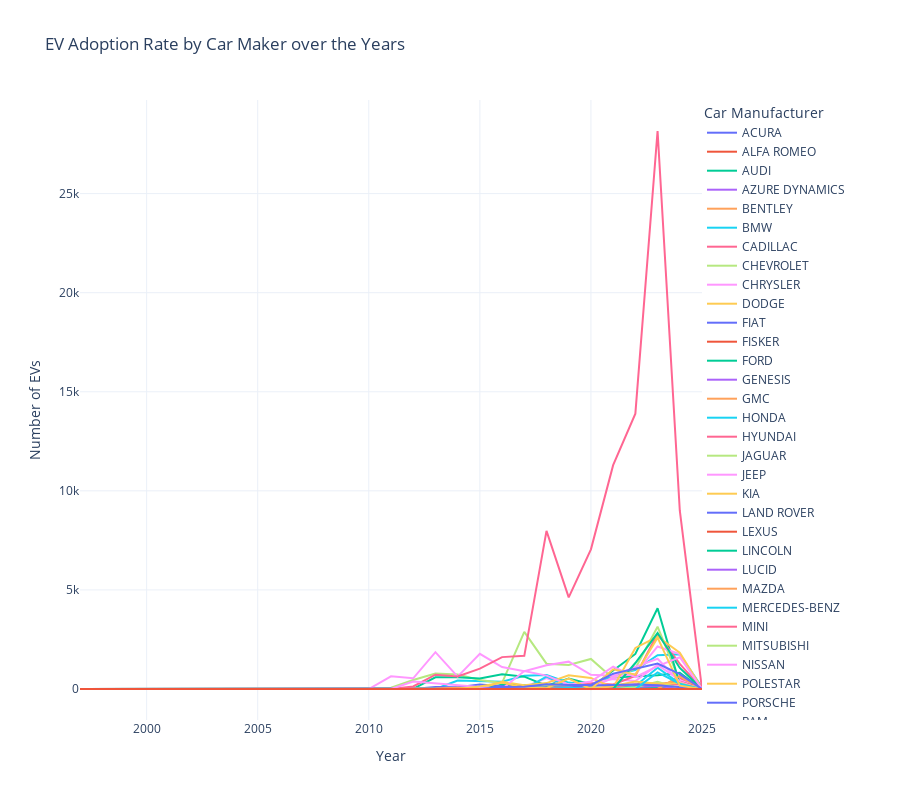

The code cell stored with this chart in its notebook:
### Code cell
# Assuming population_data is already defined and contains the necessary data
adoption_rate_by_year = population_data.groupby(['Model Year', 'Make']).size().unstack().fillna(0)

# Reset index for better plotting
adoption_rate_by_year = adoption_rate_by_year.reset_index()

# Melt the DataFrame for Plotly compatibility
adoption_rate_melted = adoption_rate_by_year.melt(id_vars='Model Year', var_name='Make', value_name='Number of EVs')

# Create the line plot
fig = px.line(adoption_rate_melted, 
              x='Model Year', 
              y='Number of EVs', 
              color='Make', 
              title='EV Adoption Rate by Car Maker over the Years',
              labels={'Model Year': 'Year', 'Number of EVs': 'Number of EVs'},
              template='plotly_white')

# Update layout
fig.update_layout(
    legend_title_text='Car Manufacturer',
    legend=dict(x=1, y=1, traceorder='normal', orientation='v'),
    width=900,
    height=800
)

# Show the plot
fig.show()

### Figure 1 — Plotly figure (JSON) as saved in the notebook; plotly's stock layout.template omitted (floating-point values rounded to 4 significant figures)
{"data": [{"hovertemplate": "Make=ACURA<br>Year=%{x}<br>Number of EVs=%{y}<extra></extra>", "legendgroup": "ACURA", "line": {"color": "#636efa", "dash": "solid"}, "marker": {"symbol": "circle"}, "mode": "lines", "name": "ACURA", "orientation": "v", "showlegend": true, "type": "scatter", "x": [1997, 1999, 2000, 2002, 2003, 2008, 2010, 2011, 2012, 2013, 2014, 2015, 2016, 2017, 2018, 2019, 2020, 2021, 2022, 2023, 2024, 2025], "xaxis": "x", "y": [0, 0, 0, 0, 0, 0, 0, 0, 0, 0, 0, 0, 0, 0, 0, 0, 0, 0, 0, 0, 15, 0], "yaxis": "y"}, {"hovertemplate": "Make=ALFA ROMEO<br>Year=%{x}<br>Number of EVs=%{y}<extra></extra>", "legendgroup": "ALFA ROMEO", "line": {"color": "#EF553B", "dash": "solid"}, "marker": {"symbol": "circle"}, "mode": "lines", "name": "ALFA ROMEO", "orientation": "v", "showlegend": true, "type": "scatter", "x": [1997, 1999, 2000, 2002, 2003, 2008, 2010, 2011, 2012, 2013, 2014, 2015, 2016, 2017, 2018, 2019, 2020, 2021, 2022, 2023, 2024, 2025], "xaxis": "x", "y": [0, 0, 0, 0, 0, 0, 0, 0, 0, 0, 0, 0, 0, 0, 0, 0, 0, 0, 0, 0, 64, 0], "yaxis": "y"}, {"hovertemplate": "Make=AUDI<br>Year=%{x}<br>Number of EVs=%{y}<extra></extra>", "legendgroup": "AUDI", "line": {"color": "#00cc96", "dash": "solid"}, "marker": {"symbol": "circle"}, "mode": "lines", "name": "AUDI", "orientation": "v", "showlegend": true, "type": "scatter", "x": [1997, 1999, 2000, 2002, 2003, 2008, 2010, 2011, 2012, 2013, 2014, 2015, 2016, 2017, 2018, 2019, 2020, 2021, 2022, 2023, 2024, 2025], "xaxis": "x", "y": [0, 0, 0, 0, 0, 0, 0, 0, 0, 0, 0, 0, 211, 189, 163, 534, 244, 576, 638, 693, 817, 0], "yaxis": "y"}, {"hovertemplate": "Make=AZURE DYNAMICS<br>Year=%{x}<br>Number of EVs=%{y}<extra></extra>", "legendgroup": "AZURE DYNAMICS", "line": {"color": "#ab63fa", "dash": "solid"}, "marker": {"symbol": "circle"}, "mode": "lines", "name": "AZURE DYNAMICS", "orientation": "v", "showlegend": true, "type": "scatter", "x": [1997, 1999, 2000, 2002, 2003, 2008, 2010, 2011, 2012, 2013, 2014, 2015, 2016, 2017, 2018, 2019, 2020, 2021, 2022, 2023, 2024, 2025], "xaxis": "x", "y": [0, 0, 0, 0, 0, 0, 0, 4, 1, 0, 0, 0, 0, 0, 0, 0, 0, 0, 0, 0, 0, 0], "yaxis": "y"}, {"hovertemplate": "Make=BENTLEY<br>Year=%{x}<br>Number of EVs=%{y}<extra></extra>", "legendgroup": "BENTLEY", "line": {"color": "#FFA15A", "dash": "solid"}, "marker": {"symbol": "circle"}, "mode": "lines", "name": "BENTLEY", "orientation": "v", "showlegend": true, "type": "scatter", "x": [1997, 1999, 2000, 2002, 2003, 2008, 2010, 2011, 2012, 2013, 2014, 2015, 2016, 2017, 2018, 2019, 2020, 2021, 2022, 2023, 2024, 2025], "xaxis": "x", "y": [0, 0, 0, 0, 0, 0, 0, 0, 0, 0, 0, 0, 0, 0, 0, 0, 0, 1, 2, 1, 1, 0], "yaxis": "y"}, {"hovertemplate": "Make=BMW<br>Year=%{x}<br>Number of EVs=%{y}<extra></extra>", "legendgroup": "BMW", "line": {"color": "#19d3f3", "dash": "solid"}, "marker": {"symbol": "circle"}, "mode": "lines", "name": "BMW", "orientation": "v", "showlegend": true, "type": "scatter", "x": [1997, 1999, 2000, 2002, 2003, 2008, 2010, 2011, 2012, 2013, 2014, 2015, 2016, 2017, 2018, 2019, 2020, 2021, 2022, 2023, 2024, 2025], "xaxis": "x", "y": [0, 0, 0, 0, 0, 0, 0, 0, 0, 0, 426, 393, 369, 672, 702, 324, 203, 695, 954, 1704, 1757, 82], "yaxis": "y"}, {"hovertemplate": "Make=CADILLAC<br>Year=%{x}<br>Number of EVs=%{y}<extra></extra>", "legendgroup": "CADILLAC", "line": {"color": "#FF6692", "dash": "solid"}, "marker": {"symbol": "circle"}, "mode": "lines", "name": "CADILLAC", "orientation": "v", "showlegend": true, "type": "scatter", "x": [1997, 1999, 2000, 2002, 2003, 2008, 2010, 2011, 2012, 2013, 2014, 2015, 2016, 2017, 2018, 2019, 2020, 2021, 2022, 2023, 2024, 2025], "xaxis": "x", "y": [0, 0, 0, 0, 0, 0, 0, 0, 0, 0, 57, 0, 17, 2, 10, 0, 0, 0, 0, 58, 546, 0], "yaxis": "y"}, {"hovertemplate": "Make=CHEVROLET<br>Year=%{x}<br>Number of EVs=%{y}<extra></extra>", "legendgroup": "CHEVROLET", "line": {"color": "#B6E880", "dash": "solid"}, "marker": {"symbol": "circle"}, "mode": "lines", "name": "CHEVROLET", "orientation": "v", "showlegend": true, "type": "scatter", "x": [1997, 1999, 2000, 2002, 2003, 2008, 2010, 2011, 2012, 2013, 2014, 2015, 2016, 2017, 2018, 2019, 2020, 2021, 2022, 2023, 2024, 2025], "xaxis": "x", "y": [1, 0, 0, 0, 0, 0, 0, 67, 456, 782, 733, 451, 305, 2885, 1278, 1214, 1517, 532, 1035, 3146, 379, 0], "yaxis": "y"}, {"hovertemplate": "Make=CHRYSLER<br>Year=%{x}<br>Number of EVs=%{y}<extra></extra>", "legendgroup": "CHRYSLER", "line": {"color": "#FF97FF", "dash": "solid"}, "marker": {"symbol": "circle"}, "mode": "lines", "name": "CHRYSLER", "orientation": "v", "showlegend": true, "type": "scatter", "x": [1997, 1999, 2000, 2002, 2003, 2008, 2010, 2011, 2012, 2013, 2014, 2015, 2016, 2017, 2018, 2019, 2020, 2021, 2022, 2023, 2024, 2025], "xaxis": "x", "y": [0, 0, 0, 0, 0, 0, 0, 0, 0, 0, 0, 0, 0, 92, 552, 113, 279, 498, 399, 1215, 449, 0], "yaxis": "y"}, {"hovertemplate": "Make=DODGE<br>Year=%{x}<br>Number of EVs=%{y}<extra></extra>", "legendgroup": "DODGE", "line": {"color": "#FECB52", "dash": "solid"}, "marker": {"symbol": "circle"}, "mode": "lines", "name": "DODGE", "orientation": "v", "showlegend": true, "type": "scatter", "x": [1997, 1999, 2000, 2002, 2003, 2008, 2010, 2011, 2012, 2013, 2014, 2015, 2016, 2017, 2018, 2019, 2020, 2021, 2022, 2023, 2024, 2025], "xaxis": "x", "y": [0, 0, 0, 0, 0, 0, 0, 0, 0, 0, 0, 0, 0, 0, 0, 0, 0, 0, 0, 0, 647, 0], "yaxis": "y"}, {"hovertemplate": "Make=FIAT<br>Year=%{x}<br>Number of EVs=%{y}<extra></extra>", "legendgroup": "FIAT", "line": {"color": "#636efa", "dash": "solid"}, "marker": {"symbol": "circle"}, "mode": "lines", "name": "FIAT", "orientation": "v", "showlegend": true, "type": "scatter", "x": [1997, 1999, 2000, 2002, 2003, 2008, 2010, 2011, 2012, 2013, 2014, 2015, 2016, 2017, 2018, 2019, 2020, 2021, 2022, 2023, 2024, 2025], "xaxis": "x", "y": [0, 0, 0, 0, 0, 0, 0, 0, 0, 101, 92, 229, 142, 153, 55, 15, 0, 0, 0, 0, 9, 0], "yaxis": "y"}, {"hovertemplate": "Make=FISKER<br>Year=%{x}<br>Number of EVs=%{y}<extra></extra>", "legendgroup": "FISKER", "line": {"color": "#EF553B", "dash": "solid"}, "marker": {"symbol": "circle"}, "mode": "lines", "name": "FISKER", "orientation": "v", "showlegend": true, "type": "scatter", "x": [1997, 1999, 2000, 2002, 2003, 2008, 2010, 2011, 2012, 2013, 2014, 2015, 2016, 2017, 2018, 2019, 2020, 2021, 2022, 2023, 2024, 2025], "xaxis": "x", "y": [0, 0, 0, 0, 0, 0, 0, 0, 11, 0, 0, 0, 0, 0, 0, 0, 0, 0, 0, 173, 0, 0], "yaxis": "y"}, {"hovertemplate": "Make=FORD<br>Year=%{x}<br>Number of EVs=%{y}<extra></extra>", "legendgroup": "FORD", "line": {"color": "#00cc96", "dash": "solid"}, "marker": {"symbol": "circle"}, "mode": "lines", "name": "FORD", "orientation": "v", "showlegend": true, "type": "scatter", "x": [1997, 1999, 2000, 2002, 2003, 2008, 2010, 2011, 2012, 2013, 2014, 2015, 2016, 2017, 2018, 2019, 2020, 2021, 2022, 2023, 2024, 2025], "xaxis": "x", "y": [0, 5, 7, 0, 0, 0, 0, 0, 10, 592, 596, 534, 745, 622, 169, 152, 76, 933, 1770, 4075, 232, 0], "yaxis": "y"}, {"hovertemplate": "Make=GENESIS<br>Year=%{x}<br>Number of EVs=%{y}<extra></extra>", "legendgroup": "GENESIS", "line": {"color": "#ab63fa", "dash": "solid"}, "marker": {"symbol": "circle"}, "mode": "lines", "name": "GENESIS", "orientation": "v", "showlegend": true, "type": "scatter", "x": [1997, 1999, 2000, 2002, 2003, 2008, 2010, 2011, 2012, 2013, 2014, 2015, 2016, 2017, 2018, 2019, 2020, 2021, 2022, 2023, 2024, 2025], "xaxis": "x", "y": [0, 0, 0, 0, 0, 0, 0, 0, 0, 0, 0, 0, 0, 0, 0, 0, 0, 0, 0, 168, 74, 0], "yaxis": "y"}, {"hovertemplate": "Make=GMC<br>Year=%{x}<br>Number of EVs=%{y}<extra></extra>", "legendgroup": "GMC", "line": {"color": "#FFA15A", "dash": "solid"}, "marker": {"symbol": "circle"}, "mode": "lines", "name": "GMC", "orientation": "v", "showlegend": true, "type": "scatter", "x": [1997, 1999, 2000, 2002, 2003, 2008, 2010, 2011, 2012, 2013, 2014, 2015, 2016, 2017, 2018, 2019, 2020, 2021, 2022, 2023, 2024, 2025], "xaxis": "x", "y": [0, 0, 0, 0, 0, 0, 0, 0, 0, 0, 0, 0, 0, 0, 0, 0, 0, 0, 0, 0, 25, 0], "yaxis": "y"}, {"hovertemplate": "Make=HONDA<br>Year=%{x}<br>Number of EVs=%{y}<extra></extra>", "legendgroup": "HONDA", "line": {"color": "#19d3f3", "dash": "solid"}, "marker": {"symbol": "circle"}, "mode": "lines", "name": "HONDA", "orientation": "v", "showlegend": true, "type": "scatter", "x": [1997, 1999, 2000, 2002, 2003, 2008, 2010, 2011, 2012, 2013, 2014, 2015, 2016, 2017, 2018, 2019, 2020, 2021, 2022, 2023, 2024, 2025], "xaxis": "x", "y": [0, 0, 0, 0, 0, 0, 0, 0, 0, 5, 11, 0, 0, 0, 620, 104, 92, 26, 0, 0, 71, 0], "yaxis": "y"}, {"hovertemplate": "Make=HYUNDAI<br>Year=%{x}<br>Number of EVs=%{y}<extra></extra>", "legendgroup": "HYUNDAI", "line": {"color": "#FF6692", "dash": "solid"}, "marker": {"symbol": "circle"}, "mode": "lines", "name": "HYUNDAI", "orientation": "v", "showlegend": true, "type": "scatter", "x": [1997, 1999, 2000, 2002, 2003, 2008, 2010, 2011, 2012, 2013, 2014, 2015, 2016, 2017, 2018, 2019, 2020, 2021, 2022, 2023, 2024, 2025], "xaxis": "x", "y": [0, 0, 0, 0, 0, 0, 0, 0, 0, 0, 0, 0, 43, 44, 20, 138, 285, 225, 660, 2777, 1266, 11], "yaxis": "y"}, {"hovertemplate": "Make=JAGUAR<br>Year=%{x}<br>Number of EVs=%{y}<extra></extra>", "legendgroup": "JAGUAR", "line": {"color": "#B6E880", "dash": "solid"}, "marker": {"symbol": "circle"}, "mode": "lines", "name": "JAGUAR", "orientation": "v", "showlegend": true, "type": "scatter", "x": [1997, 1999, 2000, 2002, 2003, 2008, 2010, 2011, 2012, 2013, 2014, 2015, 2016, 2017, 2018, 2019, 2020, 2021, 2022, 2023, 2024, 2025], "xaxis": "x", "y": [0, 0, 0, 0, 0, 0, 0, 0, 0, 0, 0, 0, 0, 0, 0, 118, 90, 0, 17, 6, 7, 0], "yaxis": "y"}, {"hovertemplate": "Make=JEEP<br>Year=%{x}<br>Number of EVs=%{y}<extra></extra>", "legendgroup": "JEEP", "line": {"color": "#FF97FF", "dash": "solid"}, "marker": {"symbol": "circle"}, "mode": "lines", "name": "JEEP", "orientation": "v", "showlegend": true, "type": "scatter", "x": [1997, 1999, 2000, 2002, 2003, 2008, 2010, 2011, 2012, 2013, 2014, 2015, 2016, 2017, 2018, 2019, 2020, 2021, 2022, 2023, 2024, 2025], "xaxis": "x", "y": [0, 0, 0, 0, 0, 0, 0, 0, 0, 0, 0, 0, 0, 0, 0, 0, 0, 603, 764, 2147, 1758, 0], "yaxis": "y"}, {"hovertemplate": "Make=KIA<br>Year=%{x}<br>Number of EVs=%{y}<extra></extra>", "legendgroup": "KIA", "line": {"color": "#FECB52", "dash": "solid"}, "marker": {"symbol": "circle"}, "mode": "lines", "name": "KIA", "orientation": "v", "showlegend": true, "type": "scatter", "x": [1997, 1999, 2000, 2002, 2003, 2008, 2010, 2011, 2012, 2013, 2014, 2015, 2016, 2017, 2018, 2019, 2020, 2021, 2022, 2023, 2024, 2025], "xaxis": "x", "y": [0, 0, 0, 0, 0, 0, 0, 0, 0, 0, 0, 20, 367, 195, 298, 688, 560, 63, 2073, 2647, 1830, 11], "yaxis": "y"}, {"hovertemplate": "Make=LAND ROVER<br>Year=%{x}<br>Number of EVs=%{y}<extra></extra>", "legendgroup": "LAND ROVER", "line": {"color": "#636efa", "dash": "solid"}, "marker": {"symbol": "circle"}, "mode": "lines", "name": "LAND ROVER", "orientation": "v", "showlegend": true, "type": "scatter", "x": [1997, 1999, 2000, 2002, 2003, 2008, 2010, 2011, 2012, 2013, 2014, 2015, 2016, 2017, 2018, 2019, 2020, 2021, 2022, 2023, 2024, 2025], "xaxis": "x", "y": [0, 0, 0, 0, 0, 0, 0, 0, 0, 0, 0, 0, 0, 0, 0, 0, 35, 9, 0, 7, 12, 0], "yaxis": "y"}, {"hovertemplate": "Make=LEXUS<br>Year=%{x}<br>Number of EVs=%{y}<extra></extra>", "legendgroup": "LEXUS", "line": {"color": "#EF553B", "dash": "solid"}, "marker": {"symbol": "circle"}, "mode": "lines", "name": "LEXUS", "orientation": "v", "showlegend": true, "type": "scatter", "x": [1997, 1999, 2000, 2002, 2003, 2008, 2010, 2011, 2012, 2013, 2014, 2015, 2016, 2017, 2018, 2019, 2020, 2021, 2022, 2023, 2024, 2025], "xaxis": "x", "y": [0, 0, 0, 0, 0, 0, 0, 0, 0, 0, 0, 0, 0, 0, 0, 0, 0, 0, 50, 237, 366, 45], "yaxis": "y"}, {"hovertemplate": "Make=LINCOLN<br>Year=%{x}<br>Number of EVs=%{y}<extra></extra>", "legendgroup": "LINCOLN", "line": {"color": "#00cc96", "dash": "solid"}, "marker": {"symbol": "circle"}, "mode": "lines", "name": "LINCOLN", "orientation": "v", "showlegend": true, "type": "scatter", "x": [1997, 1999, 2000, 2002, 2003, 2008, 2010, 2011, 2012, 2013, 2014, 2015, 2016, 2017, 2018, 2019, 2020, 2021, 2022, 2023, 2024, 2025], "xaxis": "x", "y": [0, 0, 0, 0, 0, 0, 0, 0, 0, 0, 0, 0, 0, 0, 0, 0, 43, 46, 115, 83, 10, 0], "yaxis": "y"}, {"hovertemplate": "Make=LUCID<br>Year=%{x}<br>Number of EVs=%{y}<extra></extra>", "legendgroup": "LUCID", "line": {"color": "#ab63fa", "dash": "solid"}, "marker": {"symbol": "circle"}, "mode": "lines", "name": "LUCID", "orientation": "v", "showlegend": true, "type": "scatter", "x": [1997, 1999, 2000, 2002, 2003, 2008, 2010, 2011, 2012, 2013, 2014, 2015, 2016, 2017, 2018, 2019, 2020, 2021, 2022, 2023, 2024, 2025], "xaxis": "x", "y": [0, 0, 0, 0, 0, 0, 0, 0, 0, 0, 0, 0, 0, 0, 0, 0, 0, 0, 103, 151, 23, 0], "yaxis": "y"}, {"hovertemplate": "Make=MAZDA<br>Year=%{x}<br>Number of EVs=%{y}<extra></extra>", "legendgroup": "MAZDA", "line": {"color": "#FFA15A", "dash": "solid"}, "marker": {"symbol": "circle"}, "mode": "lines", "name": "MAZDA", "orientation": "v", "showlegend": true, "type": "scatter", "x": [1997, 1999, 2000, 2002, 2003, 2008, 2010, 2011, 2012, 2013, 2014, 2015, 2016, 2017, 2018, 2019, 2020, 2021, 2022, 2023, 2024, 2025], "xaxis": "x", "y": [0, 0, 0, 0, 0, 0, 0, 0, 0, 0, 0, 0, 0, 0, 0, 0, 0, 0, 5, 2, 645, 17], "yaxis": "y"}, {"hovertemplate": "Make=MERCEDES-BENZ<br>Year=%{x}<br>Number of EVs=%{y}<extra></extra>", "legendgroup": "MERCEDES-BENZ", "line": {"color": "#19d3f3", "dash": "solid"}, "marker": {"symbol": "circle"}, "mode": "lines", "name": "MERCEDES-BENZ", "orientation": "v", "showlegend": true, "type": "scatter", "x": [1997, 1999, 2000, 2002, 2003, 2008, 2010, 2011, 2012, 2013, 2014, 2015, 2016, 2017, 2018, 2019, 2020, 2021, 2022, 2023, 2024, 2025], "xaxis": "x", "y": [0, 0, 0, 0, 0, 0, 0, 0, 0, 0, 27, 24, 38, 46, 53, 148, 37, 0, 156, 1076, 273, 0], "yaxis": "y"}, {"hovertemplate": "Make=MINI<br>Year=%{x}<br>Number of EVs=%{y}<extra></extra>", "legendgroup": "MINI", "line": {"color": "#FF6692", "dash": "solid"}, "marker": {"symbol": "circle"}, "mode": "lines", "name": "MINI", "orientation": "v", "showlegend": true, "type": "scatter", "x": [1997, 1999, 2000, 2002, 2003, 2008, 2010, 2011, 2012, 2013, 2014, 2015, 2016, 2017, 2018, 2019, 2020, 2021, 2022, 2023, 2024, 2025], "xaxis": "x", "y": [0, 0, 0, 0, 0, 0, 0, 0, 0, 0, 0, 0, 0, 0, 54, 103, 17, 137, 243, 233, 224, 0], "yaxis": "y"}, {"hovertemplate": "Make=MITSUBISHI<br>Year=%{x}<br>Number of EVs=%{y}<extra></extra>", "legendgroup": "MITSUBISHI", "line": {"color": "#B6E880", "dash": "solid"}, "marker": {"symbol": "circle"}, "mode": "lines", "name": "MITSUBISHI", "orientation": "v", "showlegend": true, "type": "scatter", "x": [1997, 1999, 2000, 2002, 2003, 2008, 2010, 2011, 2012, 2013, 2014, 2015, 2016, 2017, 2018, 2019, 2020, 2021, 2022, 2023, 2024, 2025], "xaxis": "x", "y": [0, 0, 0, 0, 0, 0, 0, 0, 41, 0, 8, 0, 9, 1, 184, 168, 96, 6, 92, 366, 35, 0], "yaxis": "y"}, {"hovertemplate": "Make=NISSAN<br>Year=%{x}<br>Number of EVs=%{y}<extra></extra>", "legendgroup": "NISSAN", "line": {"color": "#FF97FF", "dash": "solid"}, "marker": {"symbol": "circle"}, "mode": "lines", "name": "NISSAN", "orientation": "v", "showlegend": true, "type": "scatter", "x": [1997, 1999, 2000, 2002, 2003, 2008, 2010, 2011, 2012, 2013, 2014, 2015, 2016, 2017, 2018, 2019, 2020, 2021, 2022, 2023, 2024, 2025], "xaxis": "x", "y": [0, 0, 0, 0, 0, 0, 0, 638, 541, 1857, 626, 1776, 1109, 895, 1195, 1380, 717, 670, 1119, 1525, 355, 1], "yaxis": "y"}, {"hovertemplate": "Make=POLESTAR<br>Year=%{x}<br>Number of EVs=%{y}<extra></extra>", "legendgroup": "POLESTAR", "line": {"color": "#FECB52", "dash": "solid"}, "marker": {"symbol": "circle"}, "mode": "lines", "name": "POLESTAR", "orientation": "v", "showlegend": true, "type": "scatter", "x": [1997, 1999, 2000, 2002, 2003, 2008, 2010, 2011, 2012, 2013, 2014, 2015, 2016, 2017, 2018, 2019, 2020, 2021, 2022, 2023, 2024, 2025], "xaxis": "x", "y": [0, 0, 0, 0, 0, 0, 0, 0, 0, 0, 0, 0, 0, 0, 0, 0, 0, 152, 381, 269, 308, 0], "yaxis": "y"}, {"hovertemplate": "Make=PORSCHE<br>Year=%{x}<br>Number of EVs=%{y}<extra></extra>", "legendgroup": "PORSCHE", "line": {"color": "#636efa", "dash": "solid"}, "marker": {"symbol": "circle"}, "mode": "lines", "name": "PORSCHE", "orientation": "v", "showlegend": true, "type": "scatter", "x": [1997, 1999, 2000, 2002, 2003, 2008, 2010, 2011, 2012, 2013, 2014, 2015, 2016, 2017, 2018, 2019, 2020, 2021, 2022, 2023, 2024, 2025], "xaxis": "x", "y": [0, 0, 0, 0, 0, 0, 0, 0, 0, 0, 8, 34, 70, 74, 85, 75, 180, 186, 225, 185, 97, 0], "yaxis": "y"}, {"hovertemplate": "Make=RAM<br>Year=%{x}<br>Number of EVs=%{y}<extra></extra>", "legendgroup": "RAM", "line": {"color": "#EF553B", "dash": "solid"}, "marker": {"symbol": "circle"}, "mode": "lines", "name": "RAM", "orientation": "v", "showlegend": true, "type": "scatter", "x": [1997, 1999, 2000, 2002, 2003, 2008, 2010, 2011, 2012, 2013, 2014, 2015, 2016, 2017, 2018, 2019, 2020, 2021, 2022, 2023, 2024, 2025], "xaxis": "x", "y": [0, 0, 0, 0, 0, 0, 0, 0, 0, 0, 0, 0, 0, 0, 0, 0, 0, 0, 0, 0, 2, 0], "yaxis": "y"}, {"hovertemplate": "Make=RIVIAN<br>Year=%{x}<br>Number of EVs=%{y}<extra></extra>", "legendgroup": "RIVIAN", "line": {"color": "#00cc96", "dash": "solid"}, "marker": {"symbol": "circle"}, "mode": "lines", "name": "RIVIAN", "orientation": "v", "showlegend": true, "type": "scatter", "x": [1997, 1999, 2000, 2002, 2003, 2008, 2010, 2011, 2012, 2013, 2014, 2015, 2016, 2017, 2018, 2019, 2020, 2021, 2022, 2023, 2024, 2025], "xaxis": "x", "y": [0, 0, 0, 0, 0, 0, 0, 0, 0, 0, 0, 0, 0, 0, 0, 0, 0, 0, 1311, 2823, 1064, 2], "yaxis": "y"}, {"hovertemplate": "Make=ROLLS-ROYCE<br>Year=%{x}<br>Number of EVs=%{y}<extra></extra>", "legendgroup": "ROLLS-ROYCE", "line": {"color": "#ab63fa", "dash": "solid"}, "marker": {"symbol": "circle"}, "mode": "lines", "name": "ROLLS-ROYCE", "orientation": "v", "showlegend": true, "type": "scatter", "x": [1997, 1999, 2000, 2002, 2003, 2008, 2010, 2011, 2012, 2013, 2014, 2015, 2016, 2017, 2018, 2019, 2020, 2021, 2022, 2023, 2024, 2025], "xaxis": "x", "y": [0, 0, 0, 0, 0, 0, 0, 0, 0, 0, 0, 0, 0, 0, 0, 0, 0, 0, 0, 0, 2, 0], "yaxis": "y"}, {"hovertemplate": "Make=SMART<br>Year=%{x}<br>Number of EVs=%{y}<extra></extra>", "legendgroup": "SMART", "line": {"color": "#FFA15A", "dash": "solid"}, "marker": {"symbol": "circle"}, "mode": "lines", "name": "SMART", "orientation": "v", "showlegend": true, "type": "scatter", "x": [1997, 1999, 2000, 2002, 2003, 2008, 2010, 2011, 2012, 2013, 2014, 2015, 2016, 2017, 2018, 2019, 2020, 2021, 2022, 2023, 2024, 2025], "xaxis": "x", "y": [0, 0, 0, 0, 0, 0, 0, 0, 0, 25, 69, 48, 26, 33, 43, 10, 0, 0, 0, 0, 0, 0], "yaxis": "y"}, {"hovertemplate": "Make=SUBARU<br>Year=%{x}<br>Number of EVs=%{y}<extra></extra>", "legendgroup": "SUBARU", "line": {"color": "#19d3f3", "dash": "solid"}, "marker": {"symbol": "circle"}, "mode": "lines", "name": "SUBARU", "orientation": "v", "showlegend": true, "type": "scatter", "x": [1997, 1999, 2000, 2002, 2003, 2008, 2010, 2011, 2012, 2013, 2014, 2015, 2016, 2017, 2018, 2019, 2020, 2021, 2022, 2023, 2024, 2025], "xaxis": "x", "y": [0, 0, 0, 0, 0, 0, 0, 0, 0, 0, 0, 0, 0, 0, 0, 66, 0, 0, 0, 835, 266, 0], "yaxis": "y"}, {"hovertemplate": "Make=TESLA<br>Year=%{x}<br>Number of EVs=%{y}<extra></extra>", "legendgroup": "TESLA", "line": {"color": "#FF6692", "dash": "solid"}, "marker": {"symbol": "circle"}, "mode": "lines", "name": "TESLA", "orientation": "v", "showlegend": true, "type": "scatter", "x": [1997, 1999, 2000, 2002, 2003, 2008, 2010, 2011, 2012, 2013, 2014, 2015, 2016, 2017, 2018, 2019, 2020, 2021, 2022, 2023, 2024, 2025], "xaxis": "x", "y": [0, 0, 0, 0, 0, 22, 20, 6, 126, 724, 633, 1025, 1609, 1674, 7982, 4625, 7050, 11295, 13896, 28159, 9010, 0], "yaxis": "y"}, {"hovertemplate": "Make=TH!NK<br>Year=%{x}<br>Number of EVs=%{y}<extra></extra>", "legendgroup": "TH!NK", "line": {"color": "#B6E880", "dash": "solid"}, "marker": {"symbol": "circle"}, "mode": "lines", "name": "TH!NK", "orientation": "v", "showlegend": true, "type": "scatter", "x": [1997, 1999, 2000, 2002, 2003, 2008, 2010, 2011, 2012, 2013, 2014, 2015, 2016, 2017, 2018, 2019, 2020, 2021, 2022, 2023, 2024, 2025], "xaxis": "x", "y": [0, 0, 0, 0, 0, 0, 0, 5, 0, 0, 0, 0, 0, 0, 0, 0, 0, 0, 0, 0, 0, 0], "yaxis": "y"}, {"hovertemplate": "Make=TOYOTA<br>Year=%{x}<br>Number of EVs=%{y}<extra></extra>", "legendgroup": "TOYOTA", "line": {"color": "#FF97FF", "dash": "solid"}, "marker": {"symbol": "circle"}, "mode": "lines", "name": "TOYOTA", "orientation": "v", "showlegend": true, "type": "scatter", "x": [1997, 1999, 2000, 2002, 2003, 2008, 2010, 2011, 2012, 2013, 2014, 2015, 2016, 2017, 2018, 2019, 2020, 2021, 2022, 2023, 2024, 2025], "xaxis": "x", "y": [0, 0, 0, 2, 1, 0, 0, 0, 382, 290, 223, 100, 0, 907, 676, 221, 373, 1124, 602, 1152, 1602, 0], "yaxis": "y"}, {"hovertemplate": "Make=VOLKSWAGEN<br>Year=%{x}<br>Number of EVs=%{y}<extra></extra>", "legendgroup": "VOLKSWAGEN", "line": {"color": "#FECB52", "dash": "solid"}, "marker": {"symbol": "circle"}, "mode": "lines", "name": "VOLKSWAGEN", "orientation": "v", "showlegend": true, "type": "scatter", "x": [1997, 1999, 2000, 2002, 2003, 2008, 2010, 2011, 2012, 2013, 2014, 2015, 2016, 2017, 2018, 2019, 2020, 2021, 2022, 2023, 2024, 2025], "xaxis": "x", "y": [0, 0, 0, 0, 0, 0, 0, 0, 0, 0, 0, 122, 331, 58, 39, 529, 0, 992, 721, 2593, 167, 0], "yaxis": "y"}, {"hovertemplate": "Make=VOLVO<br>Year=%{x}<br>Number of EVs=%{y}<extra></extra>", "legendgroup": "VOLVO", "line": {"color": "#636efa", "dash": "solid"}, "marker": {"symbol": "circle"}, "mode": "lines", "name": "VOLVO", "orientation": "v", "showlegend": true, "type": "scatter", "x": [1997, 1999, 2000, 2002, 2003, 2008, 2010, 2011, 2012, 2013, 2014, 2015, 2016, 2017, 2018, 2019, 2020, 2021, 2022, 2023, 2024, 2025], "xaxis": "x", "y": [0, 0, 0, 0, 0, 0, 0, 0, 0, 0, 0, 0, 104, 115, 235, 197, 204, 776, 1026, 1287, 749, 4], "yaxis": "y"}, {"hovertemplate": "Make=WHEEGO ELECTRIC CARS<br>Year=%{x}<br>Number of EVs=%{y}<extra></extra>", "legendgroup": "WHEEGO ELECTRIC CARS", "line": {"color": "#EF553B", "dash": "solid"}, "marker": {"symbol": "circle"}, "mode": "lines", "name": "WHEEGO ELECTRIC CARS", "orientation": "v", "showlegend": true, "type": "scatter", "x": [1997, 1999, 2000, 2002, 2003, 2008, 2010, 2011, 2012, 2013, 2014, 2015, 2016, 2017, 2018, 2019, 2020, 2021, 2022, 2023, 2024, 2025], "xaxis": "x", "y": [0, 0, 0, 0, 0, 0, 3, 0, 0, 0, 0, 0, 0, 0, 0, 0, 0, 0, 0, 0, 0, 0], "yaxis": "y"}], "layout": {"height": 800, "legend": {"orientation": "v", "title": {"text": "Car Manufacturer"}, "tracegroupgap": 0, "traceorder": "normal", "x": 1, "y": 1}, "title": {"text": "EV Adoption Rate by Car Maker over the Years"}, "width": 900, "xaxis": {"anchor": "y", "autorange": true, "domain": [0, 1], "range": [1997, 2025], "title": {"text": "Year"}, "type": "linear"}, "yaxis": {"anchor": "x", "autorange": true, "domain": [0, 1], "range": [-1564.0, 29720.0], "title": {"text": "Number of EVs"}, "type": "linear"}}}
